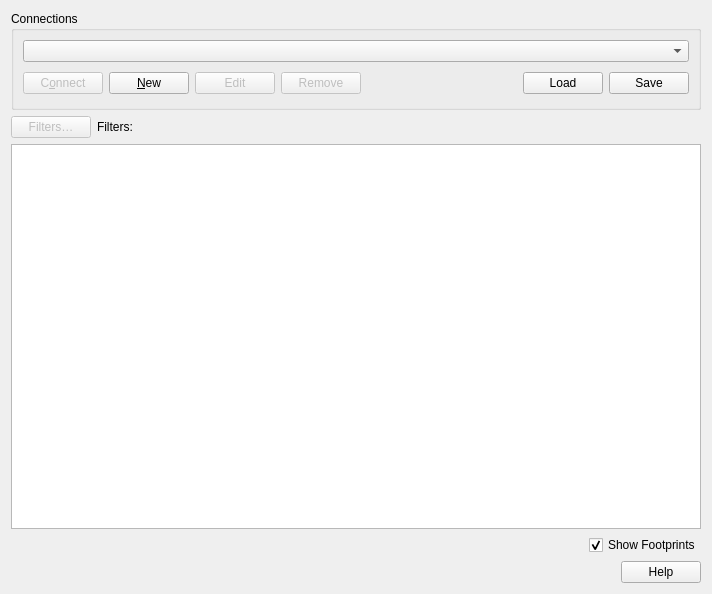
<?xml version="1.0" encoding="UTF-8"?>
<ui version="4.0">
 <class>QgsStacSourceSelectBase</class>
 <widget class="QDialog" name="QgsStacSourceSelectBase">
  <property name="geometry">
   <rect>
    <x>0</x>
    <y>0</y>
    <width>712</width>
    <height>594</height>
   </rect>
  </property>
  <layout class="QVBoxLayout" name="verticalLayout">
   <item>
    <widget class="QGroupBox" name="GroupBox1">
     <property name="title">
      <string>Connections</string>
     </property>
     <layout class="QGridLayout" name="gridLayout_2">
      <item row="0" column="0">
       <widget class="QComboBox" name="cmbConnections"/>
      </item>
      <item row="1" column="0">
       <layout class="QHBoxLayout" name="horizontalLayout">
        <item>
         <widget class="QPushButton" name="btnConnect">
          <property name="enabled">
           <bool>false</bool>
          </property>
          <property name="toolTip">
           <string>Connect to selected service</string>
          </property>
          <property name="text">
           <string>C&amp;onnect</string>
          </property>
         </widget>
        </item>
        <item>
         <widget class="QPushButton" name="btnNew">
          <property name="toolTip">
           <string>Create a new service connection</string>
          </property>
          <property name="text">
           <string>&amp;New</string>
          </property>
         </widget>
        </item>
        <item>
         <widget class="QPushButton" name="btnEdit">
          <property name="enabled">
           <bool>false</bool>
          </property>
          <property name="toolTip">
           <string>Edit selected service connection</string>
          </property>
          <property name="text">
           <string>Edit</string>
          </property>
         </widget>
        </item>
        <item>
         <widget class="QPushButton" name="btnDelete">
          <property name="enabled">
           <bool>false</bool>
          </property>
          <property name="toolTip">
           <string>Remove connection to selected service</string>
          </property>
          <property name="text">
           <string>Remove</string>
          </property>
         </widget>
        </item>
        <item>
         <spacer>
          <property name="orientation">
           <enum>Qt::Horizontal</enum>
          </property>
          <property name="sizeType">
           <enum>QSizePolicy::Expanding</enum>
          </property>
          <property name="sizeHint" stdset="0">
           <size>
            <width>171</width>
            <height>30</height>
           </size>
          </property>
         </spacer>
        </item>
        <item>
         <widget class="QPushButton" name="btnLoad">
          <property name="toolTip">
           <string>Load connections from file</string>
          </property>
          <property name="text">
           <string>Load</string>
          </property>
         </widget>
        </item>
        <item>
         <widget class="QPushButton" name="btnSave">
          <property name="toolTip">
           <string>Save connections to file</string>
          </property>
          <property name="text">
           <string>Save</string>
          </property>
         </widget>
        </item>
       </layout>
      </item>
     </layout>
    </widget>
   </item>
   <item>
    <layout class="QHBoxLayout" name="horizontalLayout_2">
     <item>
      <widget class="QPushButton" name="mFiltersButton">
       <property name="enabled">
        <bool>false</bool>
       </property>
       <property name="text">
        <string>Filters…</string>
       </property>
      </widget>
     </item>
     <item>
      <widget class="QLabel" name="mFiltersLabel">
       <property name="text">
        <string>Filters:</string>
       </property>
      </widget>
     </item>
     <item>
      <spacer name="horizontalSpacer">
       <property name="orientation">
        <enum>Qt::Horizontal</enum>
       </property>
       <property name="sizeHint" stdset="0">
        <size>
         <width>40</width>
         <height>20</height>
        </size>
       </property>
      </spacer>
     </item>
    </layout>
   </item>
   <item>
    <widget class="QListView" name="mItemsView">
     <property name="horizontalScrollBarPolicy">
      <enum>Qt::ScrollBarAlwaysOff</enum>
     </property>
    </widget>
   </item>
   <item>
    <layout class="QHBoxLayout" name="horizontalLayout_3">
     <item>
      <widget class="QLabel" name="mStatusLabel">
       <property name="text">
        <string/>
       </property>
      </widget>
     </item>
     <item>
      <spacer name="horizontalSpacer_2">
       <property name="orientation">
        <enum>Qt::Horizontal</enum>
       </property>
       <property name="sizeHint" stdset="0">
        <size>
         <width>40</width>
         <height>20</height>
        </size>
       </property>
      </spacer>
     </item>
     <item>
      <widget class="QCheckBox" name="mFootprintsCheckBox">
       <property name="text">
        <string>Show Footprints</string>
       </property>
       <property name="checked">
        <bool>true</bool>
       </property>
      </widget>
     </item>
    </layout>
   </item>
   <item>
    <widget class="QDialogButtonBox" name="buttonBox">
     <property name="orientation">
      <enum>Qt::Horizontal</enum>
     </property>
     <property name="standardButtons">
      <set>QDialogButtonBox::Help</set>
     </property>
    </widget>
   </item>
  </layout>
 </widget>
 <resources/>
 <connections/>
</ui>
